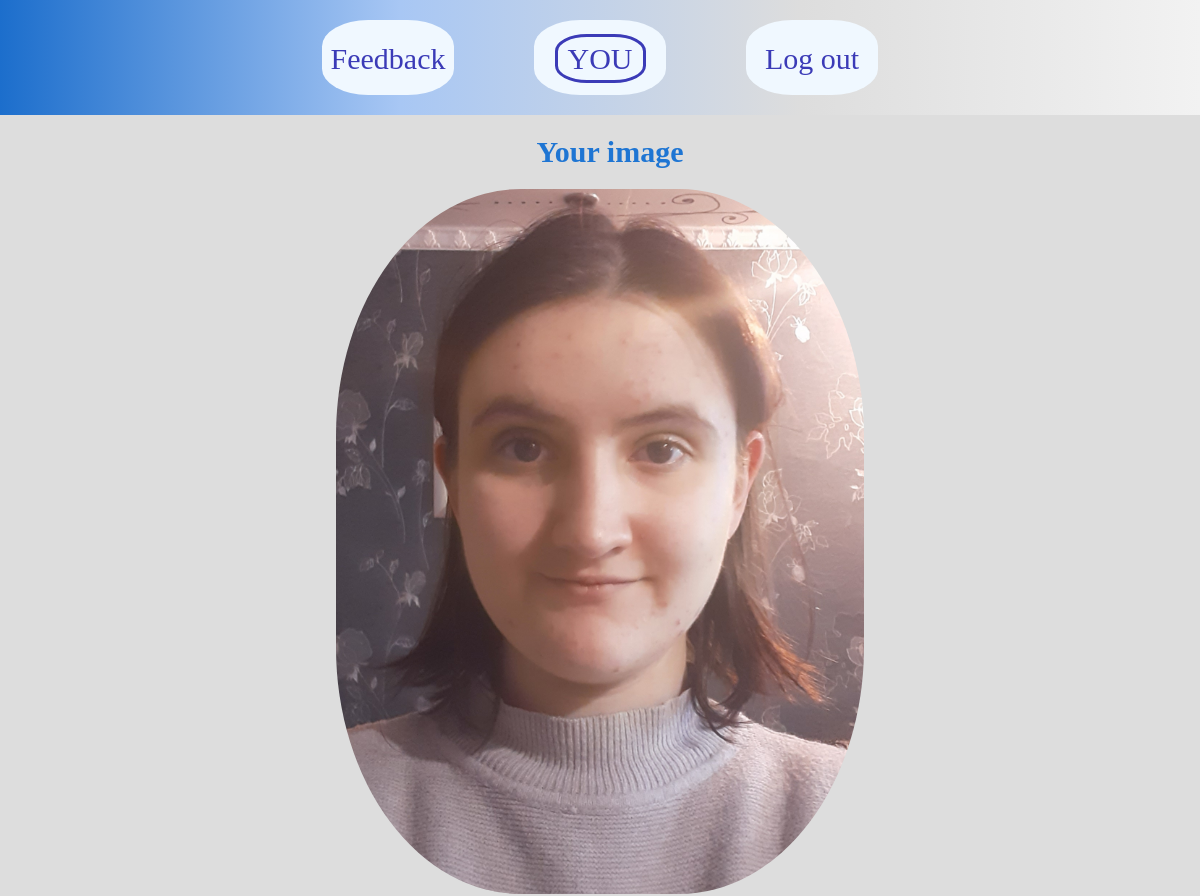
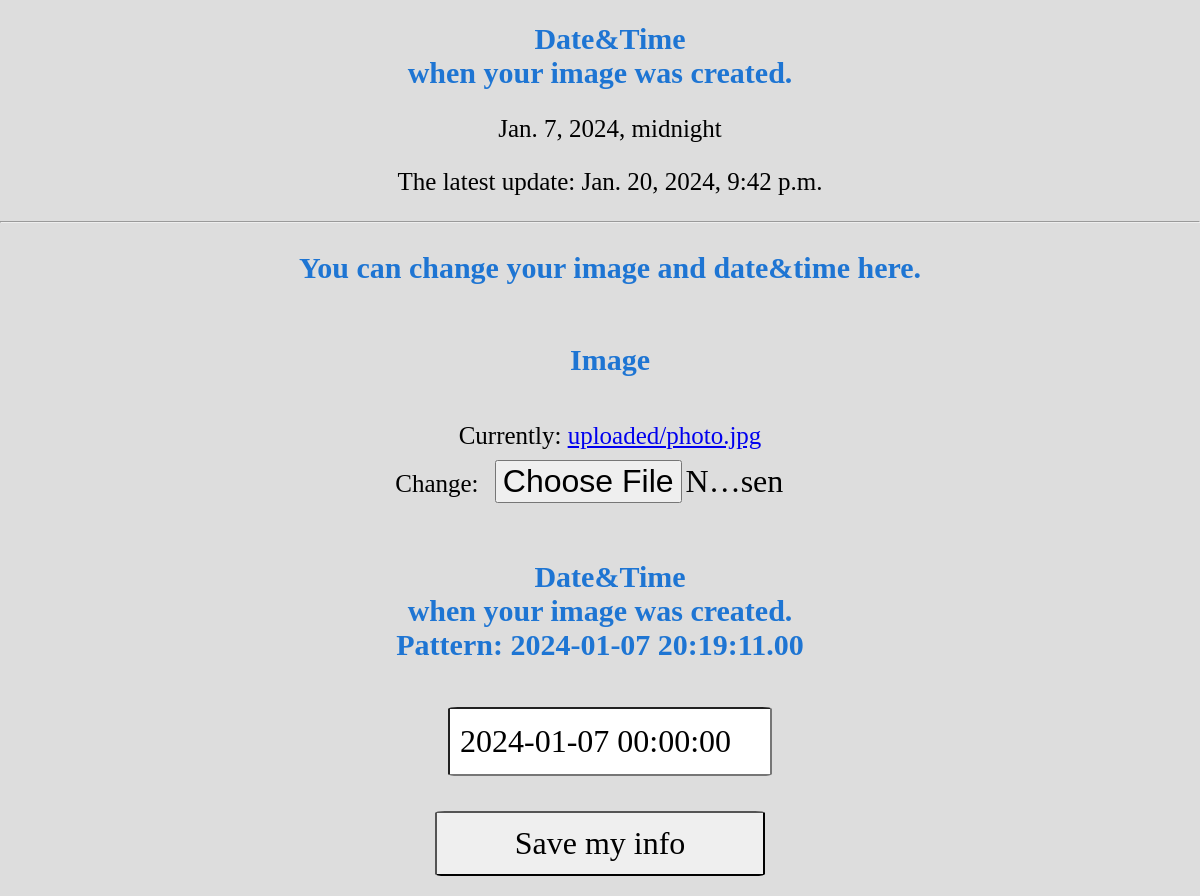
The page /my_photo/ (signed in) on the database its author committed (2 pictures, top to bottom).
### main/models.py (models this page shows)
class ParameterIMGMyPhoto(models.Model):
    class Meta:
        verbose_name_plural = 'MyPhoto'
    image = models.ImageField(upload_to='uploaded')
    date_time_pict = models.DateTimeField(default='2024-01-22 21:41:44')
    date_time = models.DateTimeField()
    user = models.OneToOneField(User, on_delete=models.CASCADE)

### main/views.py (the view)
# urls.py: path('my_photo/', main_views.my_photo, name='my_photo'),
@login_required
def my_photo(request):
    user = User.objects.get(username=request.user)
    if request.method == 'POST':
        form = AddMyPhoto(request.POST, request.FILES)
        if MyPhoto.objects.filter(user_id=user.id).exists():
            MyPhoto.objects.filter(user_id=user.id).delete()
            if form.is_valid():
                save_taken_info(form, user)
        else:
            if form.is_valid():
                save_taken_info(form, user)
        return redirect('/my_photo/')
    else:
        if MyPhoto.objects.filter(user_id=user.id).exists():
            model = MyPhoto.objects.get(user_id=user.id)
            form = AddMyPhoto(instance=model)
            return render(request, 'show_my_photo.html', {'model':model, 'media':media_url, 'form':form})
        else:
            form = AddMyPhoto()
            return render(request, 'my_photo.html', {'form': form})

### main/forms.py
class AddParameterIMGMyPhoto(forms.ModelForm):
    class Meta:
        model = ParameterIMGMyPhoto
        fields = ('image', 'date_time_pict',)

### main/templates/show/show_my_photo.html (shortened to what this page needs)
{% extends 'base.html' %}
{% load static %}
{% block 'links' %}<link rel="stylesheet" type="text/css" href="{% static 'main/css/form.css' %}">{% endblock %}
{% block 'content' %}
<h1>Your image</h1>
<img src="{{ media }}{{ model.image }}">
<h1>Date&Time<br>when your image was created.</h1>
<p>{{ model.date_time_pict }}</p>
<p>The latest update: {{ model.date_time }}</p>
<hr>
<form method="post" enctype="multipart/form-data">
    <h1>You can change your image and date&time here.</h1>
    <br>
    <h1>Image</h1>
    <p>{{ form.image }}</p>
    <h1>Date&Time<br>when your image was created.<br>Pattern: 2024-01-07 20:19:11.00</h1>
    <p>{{ form.date_time_pict }}</p>
    <div>
        <input type="submit" value="Save my info">
    </div>
</form>
{% endblock %}

### main/static/main/css/base.css (style rules this page uses)
:root { --blue: rgb(28, 110, 204); --gray-metal: #dddddd; }
body { margin: 0; background-color: var(--gray-metal); font-family: Cambria, Cochin, Georgia, Times, 'Times New Roman', serif; }
h1 { color: rgb(30, 117, 211); text-indent: 20px; font-size: 30px; }
p { text-indent: 20px; font-size: 20px; }

### main/static/main/css/form.css (style rules this page uses)
body { text-align: center; padding-bottom: 10px; }
form { display: flex; flex-direction: column; }
input, textarea { border-radius: 3%; font-size: 32px; padding: 10px; font-family: Cambria, Cochin, Georgia, Times, 'Times New Roman', serif; }
input { height: 45px; width: 25%; }
button, input[type="submit"] { height: 65px; width: 330px; border-radius: 3%; font-size: 32px; margin: 10px; }
p { font-size: 25px; }

### main/templates/show/show_my_photo.html (style rules this page uses)
img { align-self: center; width: 44vw; border-radius: 35%; }

### rows shown on the page
ParameterIMGMyPhoto: image (picture), date_time_pict "Jan. 7, 2024, midnight", date_time "Jan. 20, 2024, 9:42 p.m.", date_time_pict "2024-01-07 00:00:00"
